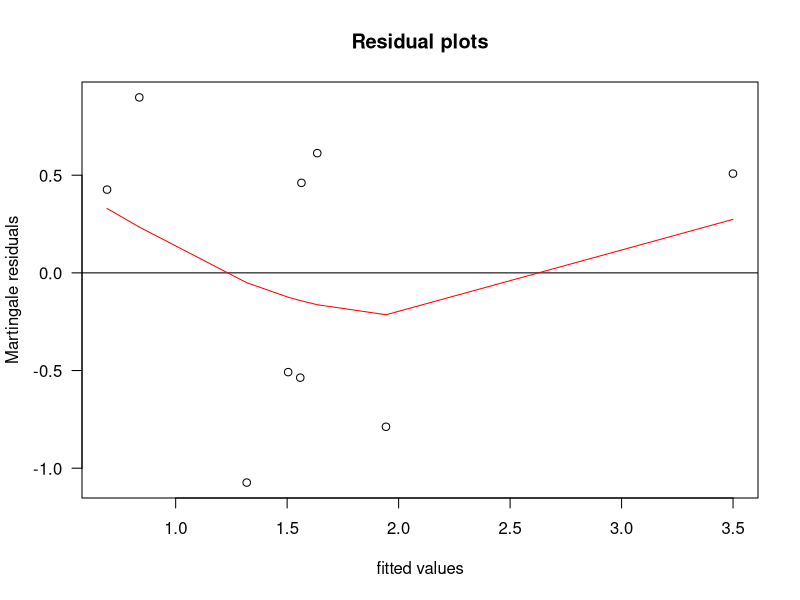
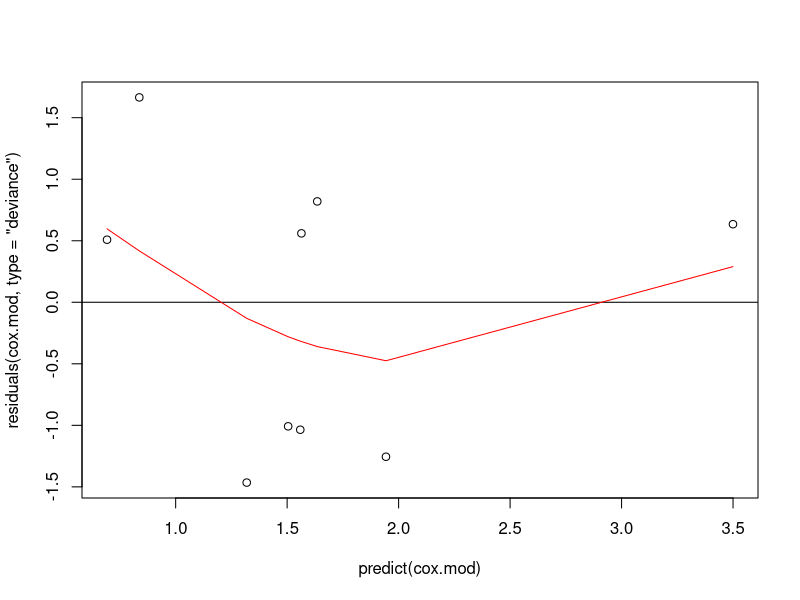
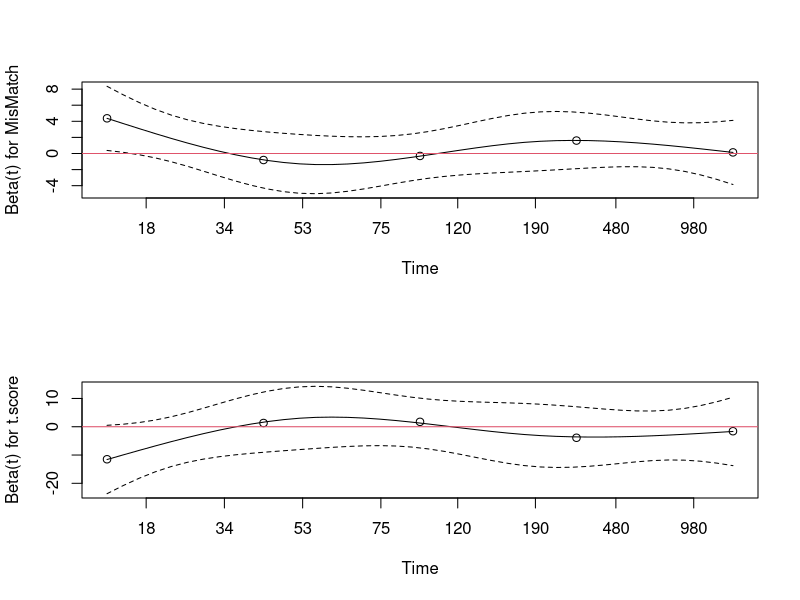

These charts were generated, in order, by the following R code:
# Load packages
library(tidyverse)
library(here)
library(survival)
library(survminer)
library()
# read data
dataN<-read.csv(here("rdata folder","coxd.csv"))
names(dataN)
view(dataN)
summary(dataN)
# change "over40" and "MMLevel factors
dataN$over40<-as.factor(dataN$OVER40)
dataN$MisMatch<-as.factor(dataN$MisMatch)
# check a summary
summary(dataN)
# attach the data
attach(dataN)
# COX PROPORTIONAL HAZARD MODEL
library(survival)
cox.mod<-coxph(Surv(TIME,STATUS)~OVER40+ MisMatch+t.score+AGE)
summary(cox.mod)
#hazard ratio=expcoef
# testing the model significance
#concordance[i.e. comparing two individuals to see who has long survival time so  reality=model prediction on there survival rate]
#likelihood ratio test
#wald test
#score(logrank)test
#log rank test (used to test hypothesis i.e. survival distribution of two samples especially in cilinical trials)
#exp(coef)=hazard function
# comparinfg nested models using log rank test(drop mismatch)
cox.mod2<-coxph(Surv(TIME,STATUS)~OVER40)
# do the LRT
anova(cox.mod2,cox.mod,test="LRT")
# how to check linearity( for the model that used NUM X's) 
# MARTINGALE residuals
plot(predict(cox.mod),residuals(cox.mod, type="martingale"),
     xlab="fitted values",ylab="Martingale residuals",main="Residual plots", las=1)
# add a line ax y=residual=0
abline(h=0)
# fit a smoother thru the points
lines(smooth.spline(predict(cox.mod),
                    residuals(cox.mod,type="martingale")),col="red")
# results=nonlinear
# and checking linearity using DEVIANCE residuals
plot(predict(cox.mod),residuals(cox.mod, type="deviance"))
# add a line ax y=residual=0
abline(h=0)
# fit a smoother thru the points
lines(smooth.spline(predict(cox.mod),residuals(cox.mod, type="deviance")),col="red")
# results of graph=nonlinear
# checking proportional hazard assumption
# test for prop hazards using Schoenfeld test for PH
#H0:HAZARDS Are prop
#h1:hazards are not prop
#will return Test fOR EACH X, AND for overall model
cox.zph(cox.mod)
# test if corfficient of variables changes over time
# if it changes over time -> non prop hazard
#(HR changes over time)
# we can see a plot of these as well .,..(one plot for
# each parameter) these are plots of "changes in b 0ver
# time",if we let "b" vary over time recall,...... if "b" varies over time,this 
# means that there is no PH! the effect is constant over time .... it varies!
### pay less attention to the extremes,as line is senstive here...
# so, split screen in 2*1
par(mfrow=c(2,1)) # plot 1 graph per time[1]
plot(cox.zph(cox.mod)[1])
abline(h=0,col=2)
# [dashed lines are confidence interval]
# next
plot(cox.zph(cox.mod)[2])
abline(h=0 , col=2)
